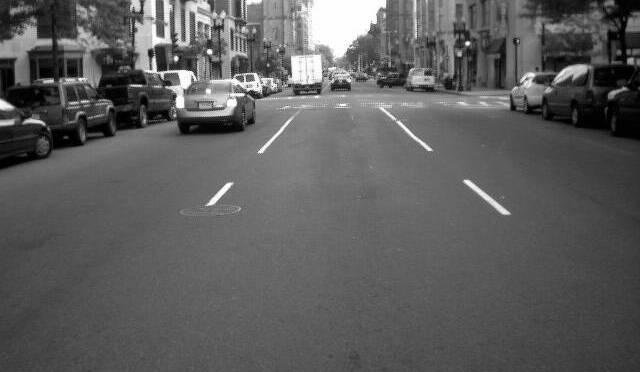
#> input picture examples/street.jpg, 640 x 372 px, found by its file name
$ jupyter execute --allow-errors Lab_5.ipynb
#> lines starting #> are read from the running program, lines starting #| are printed output that depends on the picture; after the words box and inside, x2 and y2 are one past the last pixel; in counts of white or black regions, pixels touching at a corner belong together
[cell 1]
import cv2
import numpy as np
import matplotlib.pyplot as plt
from google.colab.patches import cv2_imshow
from skimage import io

#Завдання 1

[cell 2]
img_link = "https://raw.githubusercontent.com/mosolab/DIP/master/examples/1_8.png"
#> (the rest of this cell did not finish here and is left out)

[cell 3]
plt.figure(figsize=(5, 5))
#> (the rest of this cell did not finish here and is left out)

#> (a cell that did not finish here is left out)

#> (a cell that did not finish here is left out)

[cell 6]
plt.figure(figsize=(5, 5))
#> (the rest of this cell did not finish here and is left out)

[cell 7]
kernel = np.ones((2,2),np.uint8)

#> (a cell that did not finish here is left out)

[cell 9]
plt.figure(figsize=(10, 10))

plt.subplot(1,2,1)
#> (the rest of this cell did not finish here and is left out)

#Завдання 2

[cell 10]
img_link = "https://raw.githubusercontent.com/mosolab/DIP/master/examples/street.jpg"
img = io.imread(img_link)
#> img is the input picture: shape (372, 640); min 0, max 255, mean 93.1
img = cv2.cvtColor(img, cv2.COLOR_BGR2RGB)  #Костиль
img = cv2.cvtColor(img, cv2.COLOR_RGB2GRAY)

[cell 11]
plt.figure(figsize=(10, 10))
plt.imshow(img, cmap='gray')
plt.show();

[cell 12]
bin_img = img.copy()
threshold = 170
max_val = 255
min_val = 0

[cell 13]
for row in range(img.shape[0]):
    for col in range(img.shape[1]):
        if (img[row][col]) > threshold:
            bin_img[row][col] = max_val
        else:
            bin_img[row][col] = min_val
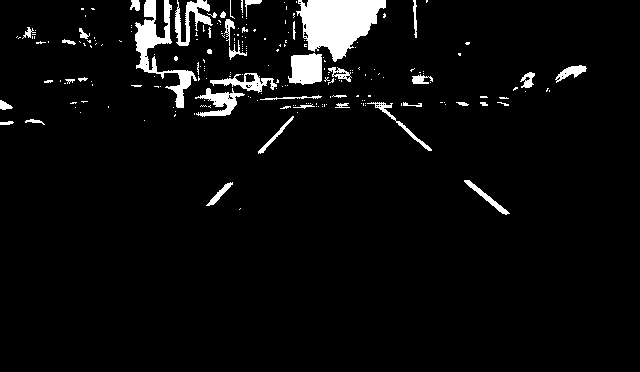
#> bin_img: shape (372, 640); 4.8% white; 219 white regions (175 under 20 px), largest, box (x1, y1, x2, y2) and area: (296, 0, 386, 62) 3433, (135, 0, 197, 108) 1801, (288, 53, 322, 85) 887

[cell 14]
plt.figure(figsize=(10, 10))
plt.imshow(bin_img, cmap='gray')
plt.show();

[cell 15]
kernel = np.ones((2,2),np.uint8)

[cell 16]
erosion = cv2.erode(bin_img,kernel)
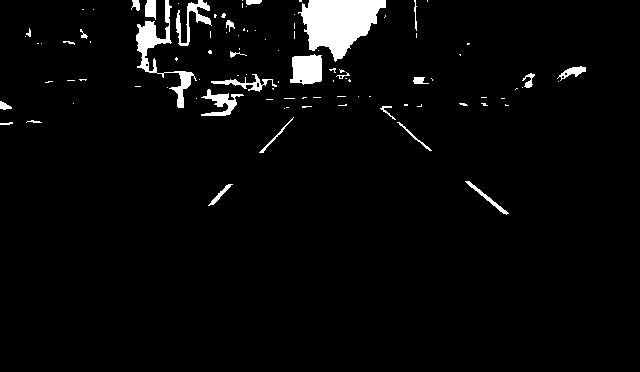
#> erosion: shape (372, 640); 3.6% white; 99 white regions (72 under 20 px), largest, box (x1, y1, x2, y2) and area: (298, 0, 386, 62) 3289, (136, 0, 197, 108) 1295, (290, 54, 322, 85) 813

[cell 17]
plt.figure(figsize=(10, 10))
plt.imshow(erosion, cmap='gray')
plt.show();

[cell 18]
opening = cv2.morphologyEx(erosion , cv2.MORPH_OPEN, kernel)
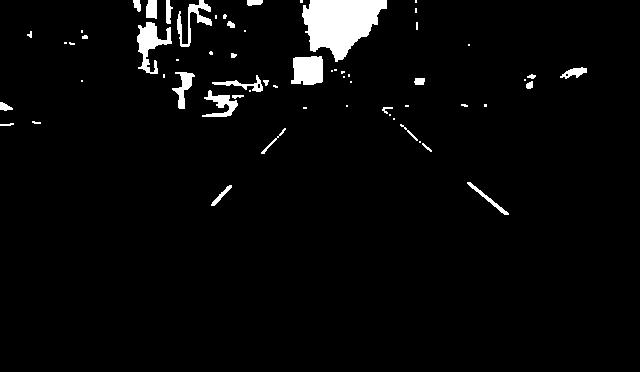
#> opening: shape (372, 640); 3.5% white; 62 white regions (33 under 20 px), largest, box (x1, y1, x2, y2) and area: (302, 0, 387, 62) 3357, (291, 56, 323, 85) 808, (137, 22, 172, 74) 790

[cell 19]
plt.figure(figsize=(10, 10))
plt.imshow(opening, cmap='gray')
plt.show();

[cell 20]
plt.figure(figsize=(25, 20))

plt.subplot(1,2,1)
plt.imshow(erosion, cmap='gray')
plt.title("Erosion")

plt.subplot(1,2,2)
plt.imshow(opening, cmap='gray')
plt.title("Opening")


plt.show();
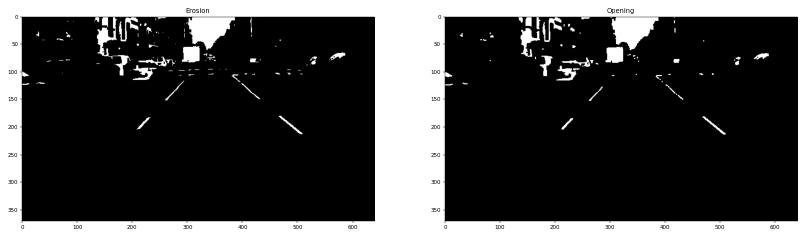
#> figure drawn by matplotlib, 2 panels

$ run again, with examples/J13Wn.jpg copied over examples/street.jpg
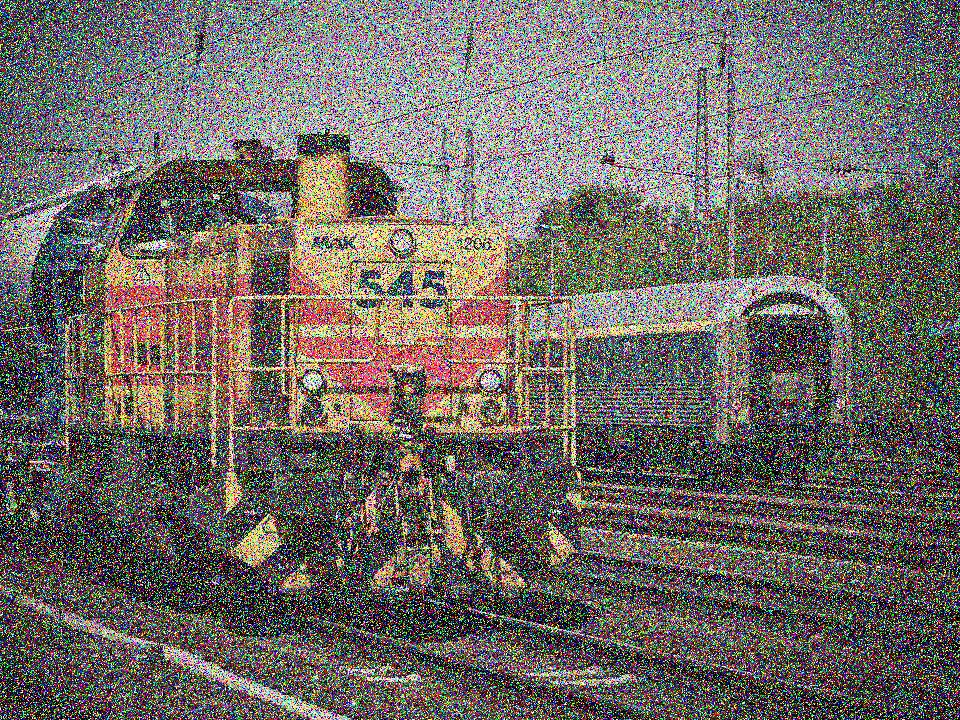
#> input picture examples/J13Wn.jpg, 960 x 720 px, found by its file name
#> img is the input picture: shape (720, 960, 3); mean R, G, B 111.9, 106.2, 102
#> after the loop `for row in range(img.shape[0]):`:
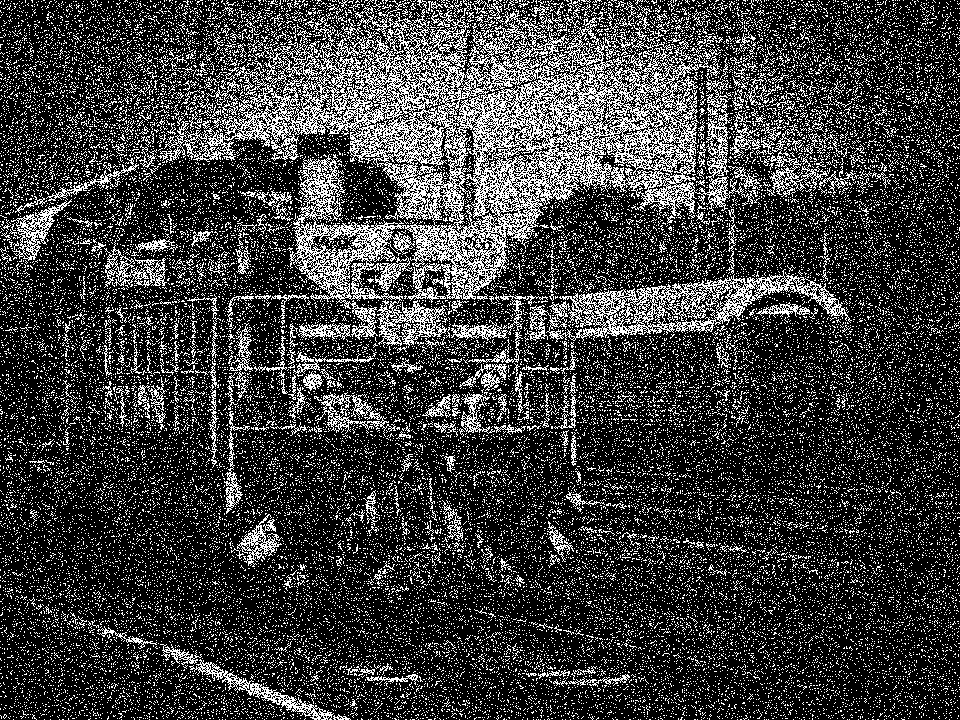
#> bin_img: shape (720, 960); 23.7% white in thin lines or dots
#> erosion: shape (720, 960); 2% white in thin lines or dots
#> `opening = cv2.morphologyEx(erosion , cv2.MORPH_OPEN, kernel)`:
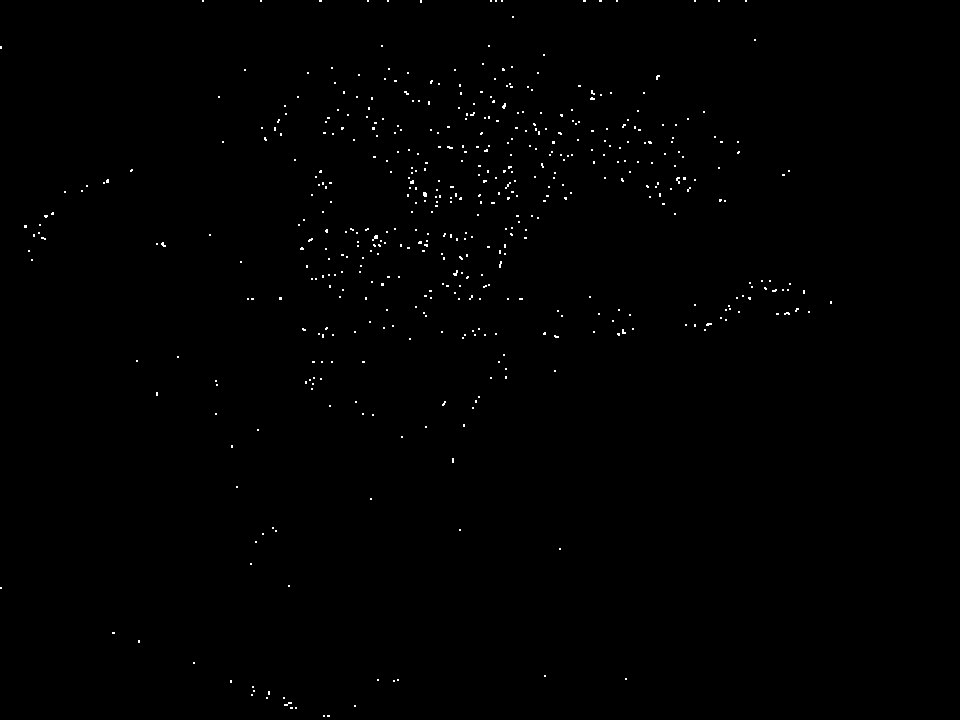
#> opening: shape (720, 960); 0.4% white in thin lines or dots, all inside (x1, y1, x2, y2) = (0, 0, 832, 717)
